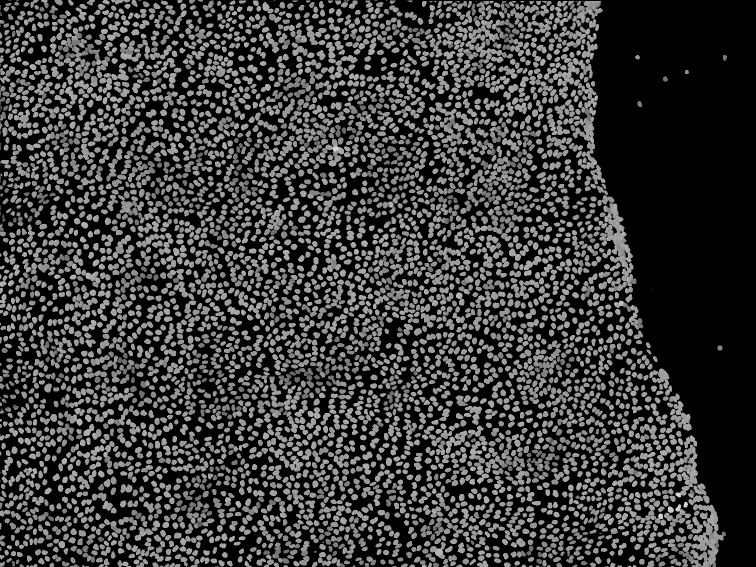
#> input picture experiment_c/data_extracted/images_original_tif/frame_006.tif, 1512 x 1134 px, given in place of frame_001.tif, which was not available (shown at 1/2 size)
$ python get_packing_stripes.py
#> lines starting #> are read from the running program, lines starting #| are printed output that depends on the picture
# Reads the png images one by one.
# For each image, iterates over the pixels,
# finding their parent stripe, and calculating packing fraction for each stripe.

import numpy as np
from PIL import Image
import os
import matplotlib.pyplot as plt

images_original_dir = "/Users/benjaminalvial/Desktop/Nucleus/cell-jamming/experiment_c/data_extracted/images_original_tif/"
results_masks_dir = "/Users/benjaminalvial/Desktop/Nucleus/cell-jamming/experiment_c/results/csvs_final_mask/"
results_plots_packing_dir = "/Users/benjaminalvial/Desktop/Nucleus/cell-jamming/experiment_c/results/plots_packing/"

def read_tiff(path):
    img = Image.open(path)
    images = []
    for i in range(img.n_frames):
        img.seek(i)
        images.append(np.array(img))
    return np.array(images)

def get_packing_stripes(stripe_amount):

#> called with stripe_amount = 10
    for t in range(1,81):

        img_name = 'frame_' + str(t).zfill(3) + '.tif'
        img = Image.open(os.path.join(images_original_dir, img_name))
#> img is the input picture: PIL image 1512x1134 I;16B; min 0, max 298, mean 66.4
        grayscale_image = img.convert("L")
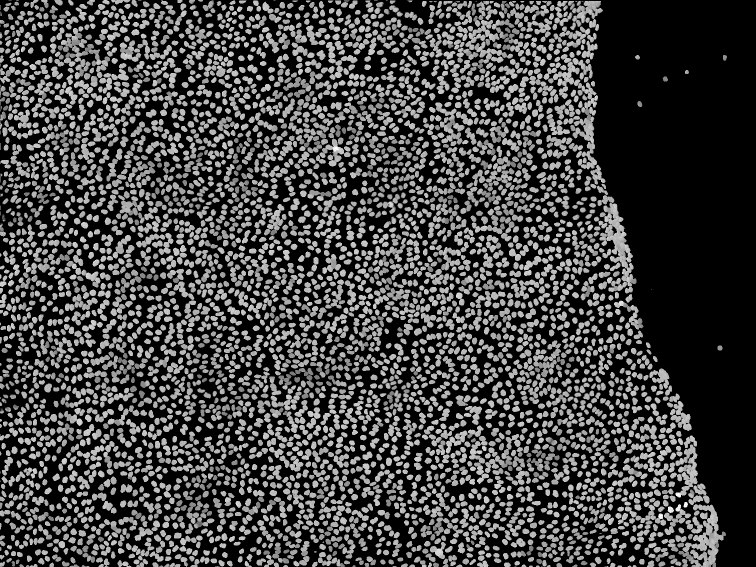
#> grayscale_image: PIL image 1512x1134 L (shown at 1/2 size); min 0, max 255, mean 66.4
        pixel_data = grayscale_image.load()

        total_pixels_stripes = [0] * stripe_amount
        black_pixels_stripes = [0] * stripe_amount
        non_black_pixels_stripes = [0] * stripe_amount
        packing_fraction_stripes = [0] * stripe_amount

        csv_mask_name = 'final_mask_1_80__' + str(t) + '.csv'
#> (the run stopped early here; a loop or call above may not have finished)

$ run again, on experiment_c/data_extracted/images_original_tif/frame_040.tif
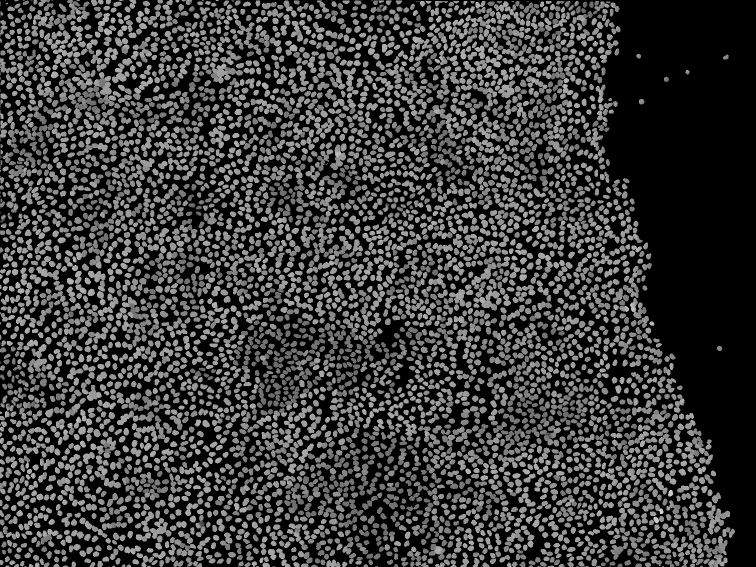
#> input picture experiment_c/data_extracted/images_original_tif/frame_040.tif, 1512 x 1134 px, given in place of frame_001.tif, which was not available (shown at 1/2 size)
#> in get_packing_stripes, img is the input picture: PIL image 1512x1134 I;16B; min 0, max 295, mean 66.2
#> in get_packing_stripes, `grayscale_image = img.convert("L")`:
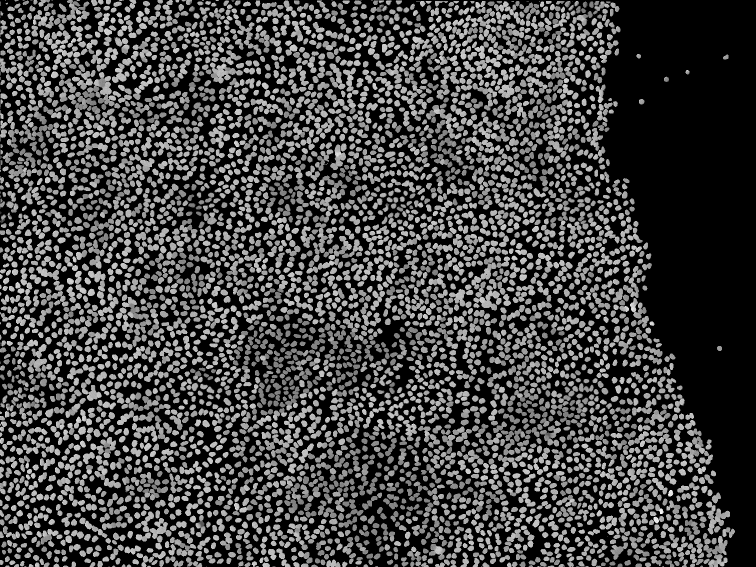
#> grayscale_image: PIL image 1512x1134 L (shown at 1/2 size); min 0, max 255, mean 66.2

$ run again, on experiment_c/data_extracted/images_original_tif/frame_060.tif
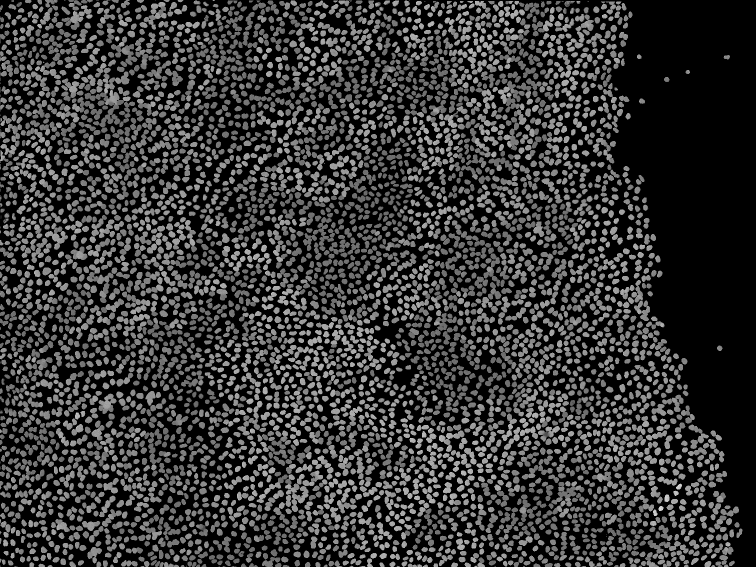
#> input picture experiment_c/data_extracted/images_original_tif/frame_060.tif, 1512 x 1134 px, given in place of frame_001.tif, which was not available (shown at 1/2 size)
#> in get_packing_stripes, img is the input picture: PIL image 1512x1134 I;16B; min 0, max 297, mean 61.7
#> in get_packing_stripes, `grayscale_image = img.convert("L")`:
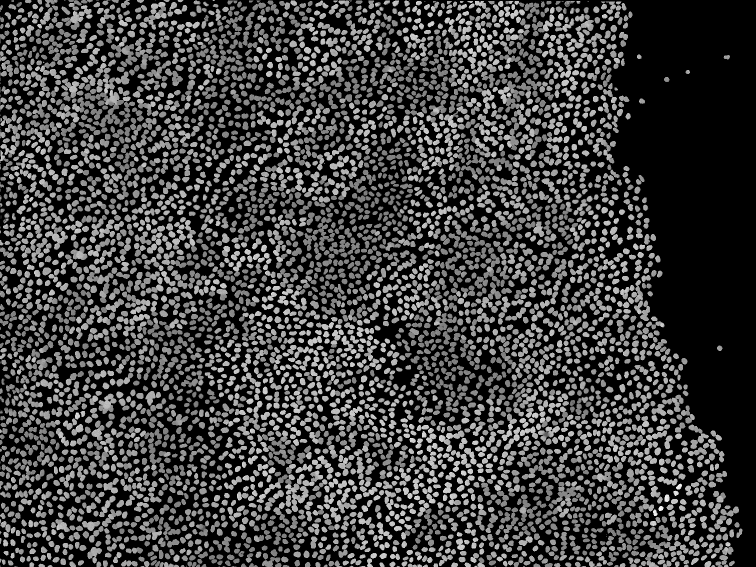
#> grayscale_image: PIL image 1512x1134 L (shown at 1/2 size); min 0, max 255, mean 61.7
